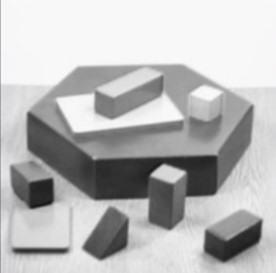
#> input picture test_corners.jpg, 276 x 273 px
$ python corner_detection_sub_pixel.py
#> lines starting #> are read from the running program, lines starting #| are printed output that depends on the picture; after the words box and inside, x2 and y2 are one past the last pixel; in counts of white or black regions, pixels touching at a corner belong together; long printed decimals are rounded
import numpy as np
import cv2


image_path = r"C:\Users\emircan\Desktop\openCV\opencv401/"

source = cv2.imread("test_corners.jpg")
#> source is the input picture: shape (273, 276, 3); mean B, G, R 185.9, 185.8, 185.8

def sub_pixel(image):
    gray = cv2.cvtColor(image, cv2.COLOR_BGR2GRAY)
    corners = cv2.goodFeaturesToTrack(gray, maxCorners=100, qualityLevel = 0.05, minDistance=10)
#> corners = 53 rows, first 8: [152, 175], [260, 221], [184, 172], [51, 179], [147, 200], [251, 106], [67, 249], [14, 250]

    for pt in corners:
        print(pt)
        b = np.random.randint(0, 256)
        g = np.random.randint(0, 256)
        r = np.random.randint(0, 256)
        x = np.int32(pt[0][0])
        y = np.int32(pt[0][1])
        cv2.circle(image, (x, y), 5, (int(b), int(g), int(r)), 2)
#> this loop made 53 passes
#> (b, g, r, x, y) on passes 1 to 12: (172, 47, 117, 152, 175), (192, 67, 251, 260, 221), (195, 103, 9, 184, 172), (211, 21, 242, 51, 179), (36, 87, 70, 147, 200), (216, 88, 140, 251, 106), (58, 193, 230, 67, 249), (39, 87, 174, 14, 250), (88, 81, 165, 186, 198), (25, 77, 72, 28, 113), (9, 148, 115, 162, 76), (208, 243, 197, 94, 158)
#| [[152. 175.]]
#| [[260. 221.]]
#| [[184. 172.]]
#| [[ 51. 179.]]
#| [[147. 200.]]
#| [[251. 106.]]
#| [[ 67. 249.]]
#| [[ 14. 250.]]
#> (further printed lines are left out)
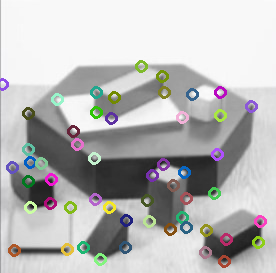
#> image: shape (273, 276, 3); 6.27% of pixels changed, all inside (x1, y1, x2, y2) = (0, 60, 267, 268)

    winSize = (3, 3)
    zeroZone = (-1, -1)

    criteria = (cv2.TERM_CRITERIA_EPS + cv2.TermCriteria_COUNT, 40, 0.001)
#> criteria = (3, 40, 0.001)
    corners = cv2.cornerSubPix(gray, corners, winSize, zeroZone, criteria)
#> corners = 53 rows, first 8: [149.6, 174.4], [262.2, 219.1], [185.5, 170.7], [52.4, 177.7], [147.8, 197.6], [253.3, 104.5], [67.69, 246.8], [12.75, 247.1]

    for i in range(corners.shape[0]):
        print(" -- Refined Corner [", i, "] (", corners[i, 0, 0], ",", corners[i, 0, 1], ")")
#> this loop made 53 passes
#|  -- Refined Corner [ 0 ] ( 149.578 , 174.392 )
#|  -- Refined Corner [ 1 ] ( 262.233 , 219.103 )
#|  -- Refined Corner [ 2 ] ( 185.478 , 170.7125 )
#|  -- Refined Corner [ 3 ] ( 52.396 , 177.746 )
#|  -- Refined Corner [ 4 ] ( 147.823 , 197.6178 )
#|  -- Refined Corner [ 5 ] ( 253.324 , 104.5327 )
#|  -- Refined Corner [ 6 ] ( 67.691 , 246.8346 )
#|  -- Refined Corner [ 7 ] ( 12.755 , 247.058 )
#> (further printed lines are left out)

    return image


copysource = np.copy(source)

copysource= sub_pixel(copysource)

h, w = source.shape[:2]
#> h = 273; w = 276

result = np.zeros([h, w *2, 3], dtype = source.dtype)
result[0:h, 0:w, :] = source
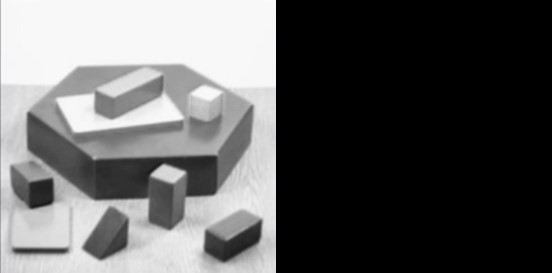
#> result: shape (273, 552, 3); mean B, G, R 92.9, 92.9, 92.9
result[0:h, w:2*w, :] = copysource
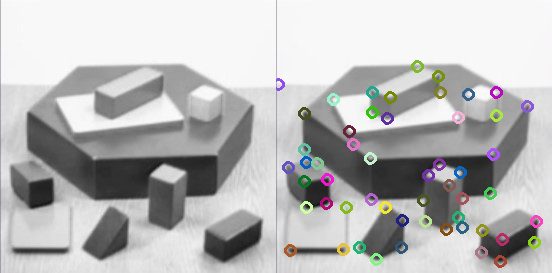
#> result: shape (273, 552, 3); mean B, G, R 184.8, 185, 185.1

cv2.imshow("Result", result)
cv2.waitKey(1)

cv2.imwrite("improved wsub_pixel_corners.jpg", result)

$ run again, with 3d_shapes.jpg copied over test_corners.jpg
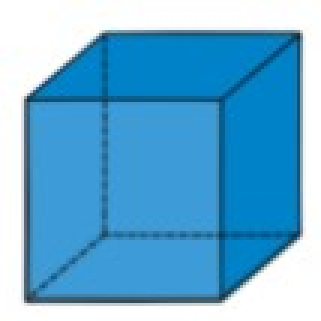
#> input picture 3d_shapes.jpg, 107 x 107 px (shown 3 times larger)
#> source is the input picture: shape (107, 107, 3); mean B, G, R 212.7, 172.8, 105
#> in sub_pixel, `corners = cv2.goodFeaturesToTrack(gray, maxCorners=100, qualityLevel =..`: corners = [[99, 11], [9, 99], [9, 33], [99, 78], [34, 11], [73, 100], [71, 78], [71, 35], [34, 35], [35, 78]]
#> the loop in sub_pixel, `for pt in corners:` made 10 passes
#> (b, g, r, x, y) on passes 1 to 8: (172, 47, 117, 99, 11), (192, 67, 251, 9, 99), (195, 103, 9, 9, 33), (211, 21, 242, 99, 78), (36, 87, 70, 34, 11), (216, 88, 140, 73, 100), (58, 193, 230, 71, 78), (39, 87, 174, 71, 35)
#> (printed output is left out)
#> after the loop in sub_pixel, `for pt in corners:`:
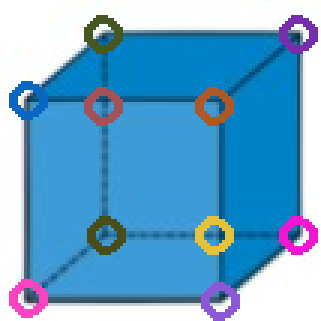
#> image: shape (107, 107, 3) (shown 3 times larger); 7.86% of pixels changed, all inside (x1, y1, x2, y2) = (3, 5, 106, 107)
#> criteria = (3, 40, 0.001)
#> in sub_pixel, `corners = cv2.cornerSubPix(gray, corners, winSize, zeroZone, criteria)`: corners = [[100, 10.2], [7.66, 100.4], [7.46, 32.6], [100.3, 77.81], [34.29, 9.96], [72.87, 100.7], [72.16, 77.86], [72.39, 33.64], [34.54, 34.35], [34.03, 78.31]]
#> the loop in sub_pixel, `for i in range(corners.shape[0]):` made 10 passes
#|  -- Refined Corner [ 0 ] ( 100.007 , 10.196 )
#|  -- Refined Corner [ 1 ] ( 7.656 , 100.446 )
#|  -- Refined Corner [ 2 ] ( 7.457 , 32.597 )
#|  -- Refined Corner [ 3 ] ( 100.280 , 77.814 )
#|  -- Refined Corner [ 4 ] ( 34.293 , 9.956 )
#> (further printed lines are left out)
#> `result[0:h, w:2*w, :] = copysource`:
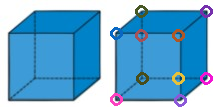
#> result: shape (107, 214, 3); mean B, G, R 209.4, 169.4, 106.3

$ run again, with akita.jpg copied over test_corners.jpg
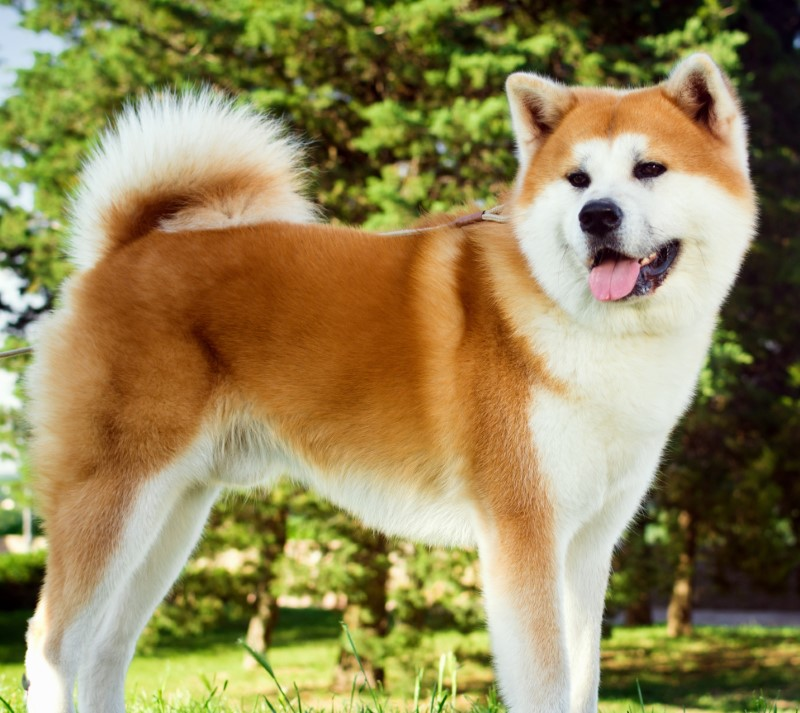
#> input picture akita.jpg, 800 x 713 px
#> source is the input picture: shape (713, 800, 3); mean B, G, R 87.6, 134.3, 147.9
#> in sub_pixel, `corners = cv2.goodFeaturesToTrack(gray, maxCorners=100, qualityLevel =..`: corners = 100 rows, first 8: [654, 166], [640, 263], [27, 690], [484, 211], [21, 293], [457, 694], [615, 546], [695, 394]
#> the loop in sub_pixel, `for pt in corners:` made 100 passes
#> (b, g, r, x, y) on passes 1 to 8: (172, 47, 117, 654, 166), (192, 67, 251, 640, 263), (195, 103, 9, 27, 690), (211, 21, 242, 484, 211), (36, 87, 70, 21, 293), (216, 88, 140, 457, 694), (58, 193, 230, 615, 546), (39, 87, 174, 695, 394)
#> (printed output is left out)
#> after the loop in sub_pixel, `for pt in corners:`:
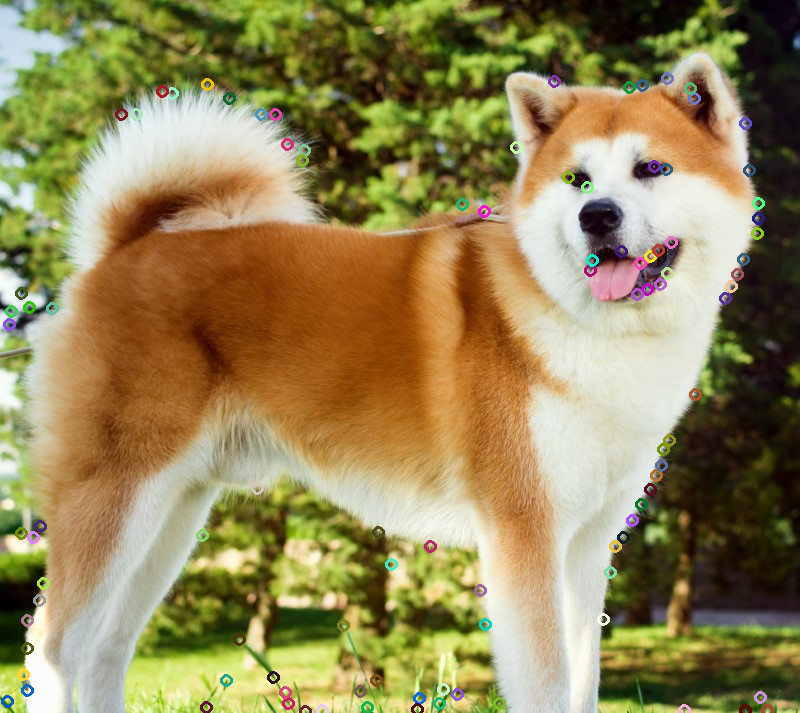
#> image: shape (713, 800, 3); 1.53% of pixels changed, all inside (x1, y1, x2, y2) = (1, 72, 774, 713)
#> criteria = (3, 40, 0.001)
#> in sub_pixel, `corners = cv2.cornerSubPix(gray, corners, winSize, zeroZone, criteria)`: corners = 100 rows, first 8: [654, 166], [641, 265], [27.47, 690.5], [484.8, 210.2], [19.88, 294.8], [454.1, 692.8], [613.4, 544.6], [695, 394.7]
#> the loop in sub_pixel, `for i in range(corners.shape[0]):` made 100 passes
#|  -- Refined Corner [ 0 ] ( 654.0 , 166.0 )
#|  -- Refined Corner [ 1 ] ( 641.0142 , 264.9596 )
#|  -- Refined Corner [ 2 ] ( 27.466 , 690.5014 )
#|  -- Refined Corner [ 3 ] ( 484.8396 , 210.190 )
#|  -- Refined Corner [ 4 ] ( 19.883 , 294.785 )
#> (further printed lines are left out)
#> `result[0:h, w:2*w, :] = copysource`:
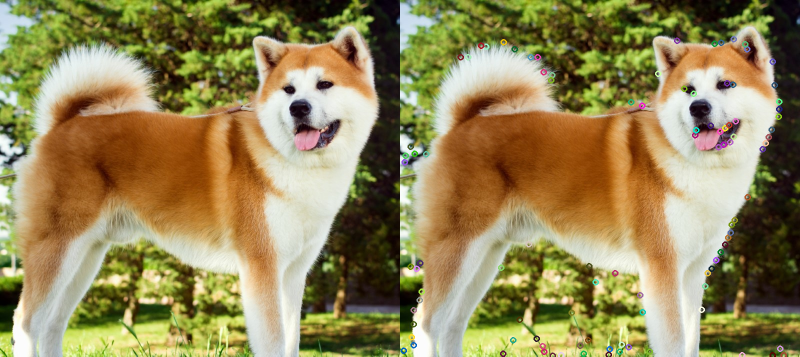
#> result: shape (713, 1600, 3) (shown at 1/2 size); mean B, G, R 87.6, 134.2, 147.7
